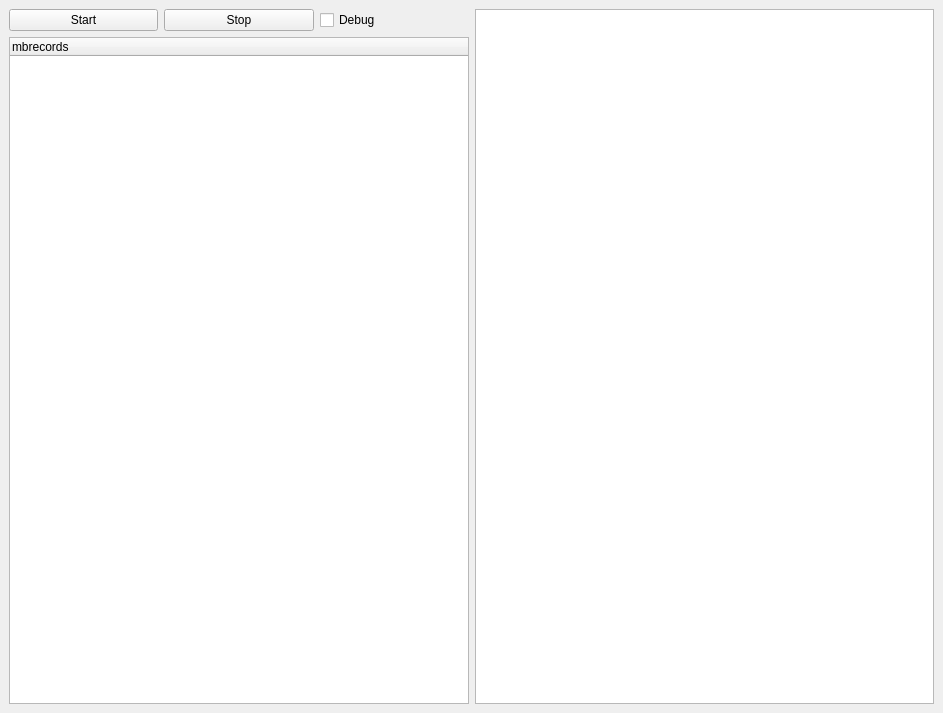
<?xml version="1.0" encoding="UTF-8"?>
<ui version="4.0">
 <class>MainWindow</class>
 <widget class="QMainWindow" name="MainWindow">
  <property name="geometry">
   <rect>
    <x>0</x>
    <y>0</y>
    <width>943</width>
    <height>713</height>
   </rect>
  </property>
  <property name="windowTitle">
   <string>MainWindow</string>
  </property>
  <widget class="QWidget" name="centralwidget">
   <layout class="QHBoxLayout" name="horizontalLayout_3">
    <item>
     <layout class="QVBoxLayout" name="verticalLayout">
      <item>
       <layout class="QHBoxLayout" name="horizontalLayout_2">
        <item>
         <widget class="QPushButton" name="btnStart">
          <property name="text">
           <string>Start</string>
          </property>
         </widget>
        </item>
        <item>
         <widget class="QPushButton" name="btnStop">
          <property name="text">
           <string>Stop</string>
          </property>
         </widget>
        </item>
        <item>
         <widget class="QCheckBox" name="checkDebug">
          <property name="text">
           <string>Debug</string>
          </property>
         </widget>
        </item>
       </layout>
      </item>
      <item>
       <widget class="QTreeWidget" name="treeWidget">
        <column>
         <property name="text">
          <string>mbrecords</string>
         </property>
        </column>
       </widget>
      </item>
     </layout>
    </item>
    <item>
     <widget class="QTableWidget" name="tableWidget"/>
    </item>
   </layout>
   <zorder>tableWidget</zorder>
   <zorder>treeWidget</zorder>
   <zorder>commandLinkButton</zorder>
   <zorder>horizontalLayoutWidget</zorder>
  </widget>
 </widget>
 <resources/>
 <connections/>
</ui>
